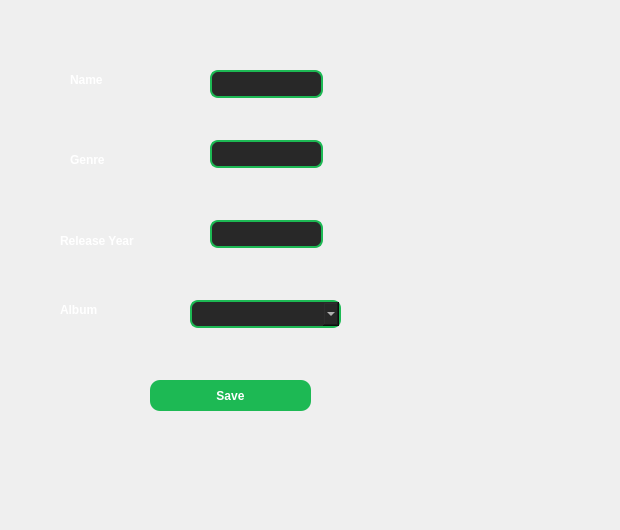
<?xml version="1.0" encoding="UTF-8"?>
<ui version="4.0">
 <class>editsongWindow</class>
 <widget class="QWidget" name="editsongWindow">
  <property name="geometry">
   <rect>
    <x>0</x>
    <y>0</y>
    <width>620</width>
    <height>530</height>
   </rect>
  </property>
  <property name="windowTitle">
   <string>Form</string>
  </property>
  <property name="styleSheet">
   <string notr="true">QLineEdit{
    background:#282828;
    border:2px solid #1DB954;
    border-radius:8px;
    color:white;
    padding:6px;
} QLabel{
    color:white;
    font-weight:bold;
}  QPushButton{
    background-color:#1DB954;
    color:white;
    border:none;
    border-radius:10px;
    padding:8px;
    font-weight:bold;
}

QPushButton:hover{
    background:#1ED760;
}

QPushButton:pressed{
    background:#169C46;
}
QComboBox{
    background:#282828;
    color:white;
    border:2px solid #1DB954;
    border-radius:8px;
    padding:6px;
}</string>
  </property>
  <widget class="QLineEdit" name="lineEdit">
   <property name="geometry">
    <rect>
     <x>210</x>
     <y>70</y>
     <width>113</width>
     <height>28</height>
    </rect>
   </property>
  </widget>
  <widget class="QLineEdit" name="lineEdit_2">
   <property name="geometry">
    <rect>
     <x>210</x>
     <y>140</y>
     <width>113</width>
     <height>28</height>
    </rect>
   </property>
  </widget>
  <widget class="QLineEdit" name="lineEdit_3">
   <property name="geometry">
    <rect>
     <x>210</x>
     <y>220</y>
     <width>113</width>
     <height>28</height>
    </rect>
   </property>
  </widget>
  <widget class="QComboBox" name="comboBox">
   <property name="geometry">
    <rect>
     <x>190</x>
     <y>300</y>
     <width>151</width>
     <height>28</height>
    </rect>
   </property>
  </widget>
  <widget class="QPushButton" name="pushButton">
   <property name="geometry">
    <rect>
     <x>150</x>
     <y>380</y>
     <width>161</width>
     <height>31</height>
    </rect>
   </property>
   <property name="text">
    <string>Save</string>
   </property>
  </widget>
  <widget class="QLabel" name="label">
   <property name="geometry">
    <rect>
     <x>70</x>
     <y>70</y>
     <width>63</width>
     <height>20</height>
    </rect>
   </property>
   <property name="text">
    <string>Name</string>
   </property>
  </widget>
  <widget class="QLabel" name="label_2">
   <property name="geometry">
    <rect>
     <x>70</x>
     <y>150</y>
     <width>63</width>
     <height>20</height>
    </rect>
   </property>
   <property name="text">
    <string>Genre</string>
   </property>
  </widget>
  <widget class="QLabel" name="label_3">
   <property name="geometry">
    <rect>
     <x>60</x>
     <y>230</y>
     <width>101</width>
     <height>21</height>
    </rect>
   </property>
   <property name="text">
    <string>Release Year</string>
   </property>
  </widget>
  <widget class="QLabel" name="label_4">
   <property name="geometry">
    <rect>
     <x>60</x>
     <y>300</y>
     <width>63</width>
     <height>20</height>
    </rect>
   </property>
   <property name="text">
    <string>Album</string>
   </property>
  </widget>
 </widget>
 <resources/>
 <connections/>
</ui>
